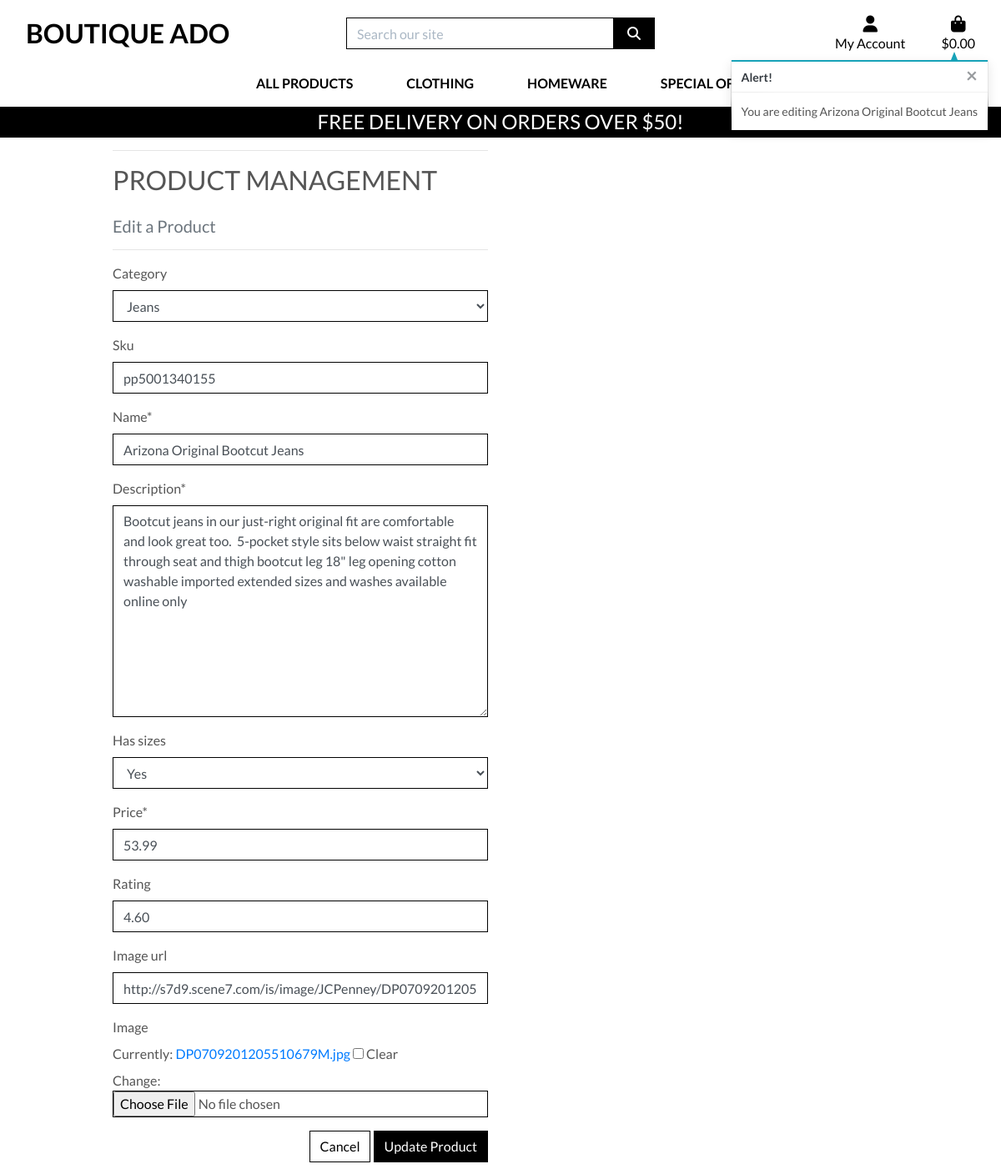
/products/edit/1/ (signed in), run on an earlier commit of the app's database.
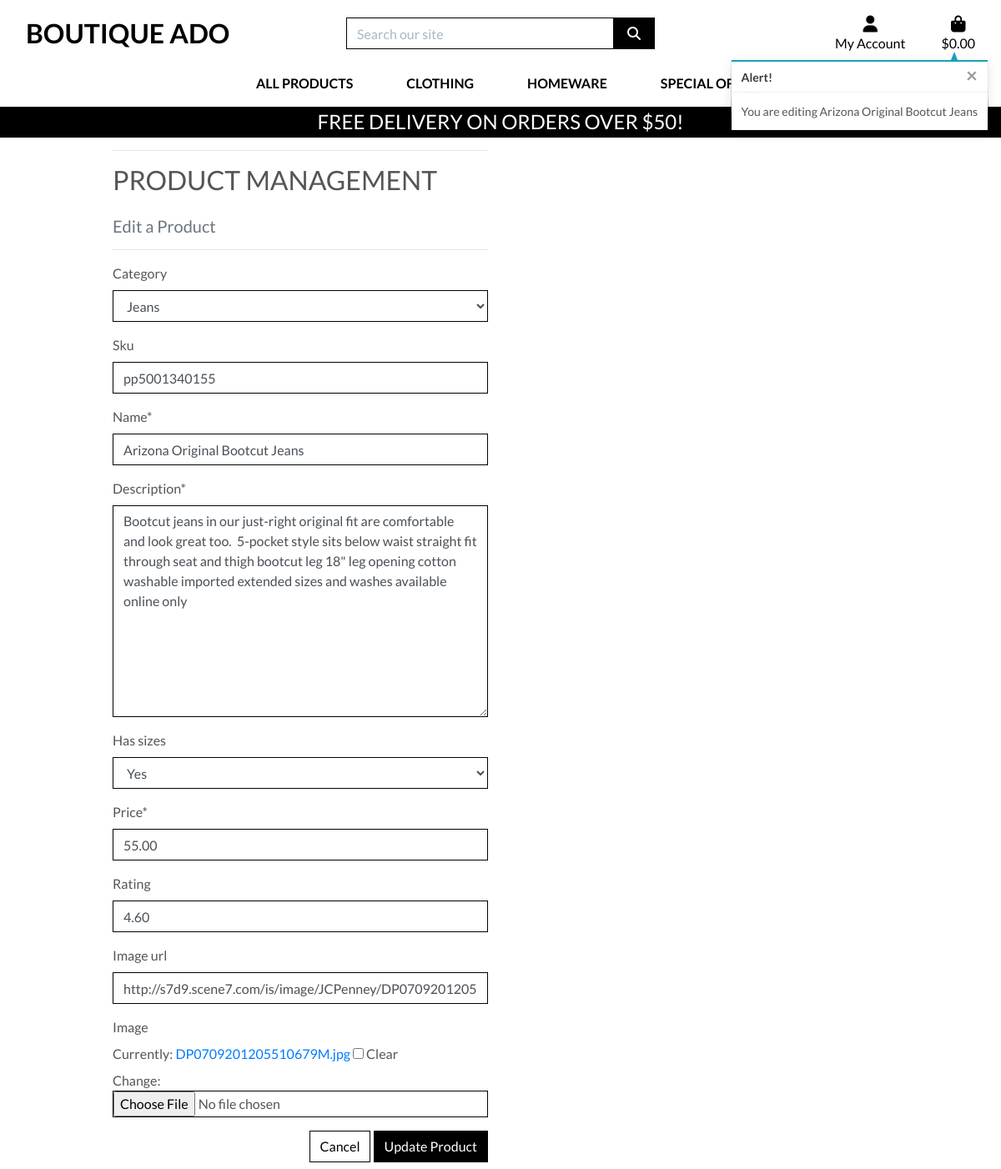
And on a later commit of the database.
### products/models.py (models this page shows, shortened)
class Product(models.Model):
    category = models.ForeignKey('Category', null=True, blank=True, on_delete=models.SET_NULL)
    sku = models.CharField(max_length=254, null=True, blank=True)
    name = models.CharField(max_length=254)
    description = models.TextField()
    has_sizes = models.BooleanField(default=False, null=True, blank=True)
    price = models.DecimalField(max_digits=6, decimal_places=2)
    rating = models.DecimalField(max_digits=6, decimal_places=2, null=True, blank=True)
    image_url = models.URLField(max_length=1024, null=True, blank=True)
    image = models.ImageField(null=True, blank=True)

### products/views.py (the view)
# urls.py: path('edit/<int:product_id>/', views.edit_product, name='edit_product'),
@login_required
def edit_product(request, product_id):
    if not request.user.is_superuser:
        messages.error(request, 'Sorry, only store owners can do that.')
        return redirect(reverse('home'))
    product = get_object_or_404(Product, pk=product_id)
    if request.method == 'POST':
        form = ProductForm(request.POST, request.FILES, instance=product)
        if form.is_valid():
            form.save()
            messages.success(request, 'Successfully updated product!')
            return redirect(reverse('product_detail', args=[product.id]))
        else:
            messages.error(request, 'Failed to update product. Please ensure the form is valid.')
    else:
        form = ProductForm(instance=product)
        messages.info(request, f'You are editing {product.name}')
    template = 'products/edit_product.html'
    context = {
        'form': form,
        'product': product,
    }
    return render(request, template, context)

### products/forms.py
class ProductForm(forms.ModelForm):
    class Meta:
        model = Product
        fields = '__all__'
    def __init__(self, *args, **kwargs):
        super().__init__(*args, **kwargs)
        categories = Category.objects.all()
        friendly_names = [(c.id, c.get_friendly_name()) for c in categories]
        self.fields['category'].choices = friendly_names
        for field_name, field in self.fields.items():
            field.widget.attrs['class'] = 'border-black rounded-0'

### products/models.py (called while the page is built)
    def get_friendly_name(self):
        return self.friendly_name

### products/templates/products/edit_product.html (shortened to what this page needs)
{% extends "base.html" %}
{% load static %}
{% block page_header %}
    <div class="container header-container">
    </div>
{% endblock %}
{% block content %}
    <div class="overlay"></div>
    <div class="container">
        <div class="row">
            <div class="col-12 col-md-6">
                <hr>
                <h2 class="logo-font mb-4">Product Management</h2>
                <h5 class="text-muted">Edit a Product</h5>
                <hr>
            </div>
        </div>
        <div class="row">
            <div class="col-12 col-md-6">
                <form method="POST" action="{% url 'edit_product' product.id %}" class="form mb-2" enctype="multipart/form-data">
                    {{ form | crispy }}
                    <div class="text-right">
                        <a class="btn btn-outline-black rounded-0" href="{% url 'products' %}">Cancel</a>
                        <button class="btn btn-black rounded-0" type="submit">Update Product</button>
                    </div>
                </form>
            </div>
        </div>
    </div>
{% endblock %}

What changed in the data, as far as the page shows it:
changed Product "Jeans": price "53.99" → "55.00"
